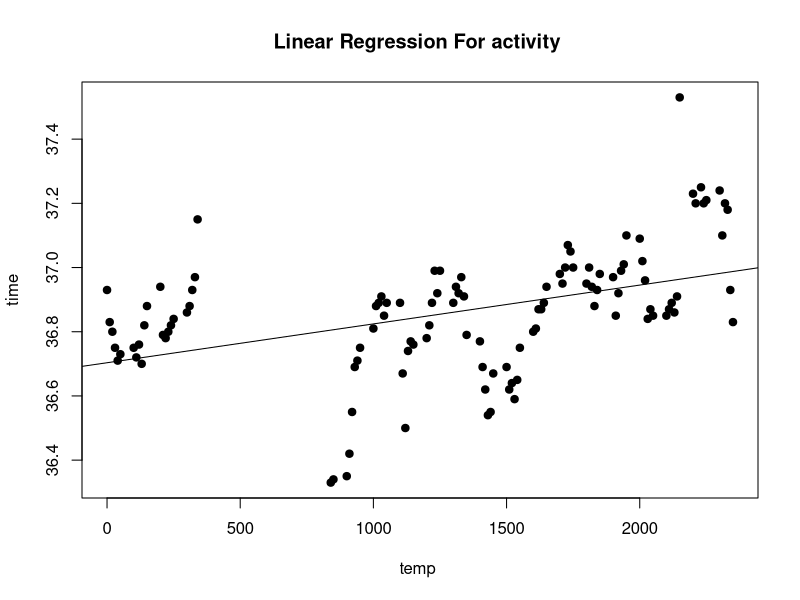

The R source for this figure: (Note: this script raises an error after producing the figure.)
#reading the dataset
str(beaver1)
#using r to do linear regression and plotting the results
lsfit(beaver1$time,beaver1$temp)$coefficients
plot(beaver1$time, beaver1$temp, pch=21, 
     bg=c(1:4)[unclass(beaver1$activ)], 
     main="Linear Regression For activity ", xlab="temp ", ylab="time")
abline(lsfit(beaver1$time, beaver1$temp)$coefficients, col="black")
jpeg(file="linear.jpeg")

legend(0,300, c("Activity"), lty=c(1,1), lwd=c(2.5,2.5),col=c("Black")) 
#saving the file
dev.off()
#testing and predicting the data with various graphs
d <- data.frame(x=c(1:3,NA,5:6), y=1:6+rnorm(6))
m1 <- lm(temp~time,data=beaver1)
predict(m1)
summary(m1)
plot(m1)
plot(temp~time, data=beaver1)
abline(m1)
predict(lm,data.frame(testdata),interval = "confidence")
#plot of the values between temperature and the activities of the beaver
m2<-lm(temp~activ,beaver1)
predict(m2)
summary(m2)
plot(m2)
#plot for the temperature of the beaver and the days the temperature is measured
m3<-lm(temp~day,beaver1)
predict(m3)
summary(m3)
plot(m3)
